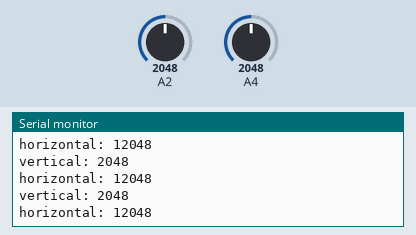
Bench run of a program on a simulated Arduino Nano ESP32. Shown: the last lines printed to the serial monitor. The test bench sets the inputs (shaded band); at power-on: A2 = 2048, A4 = 2048.

Above: at 1.2 s.
1.3 s: A2 set to 2866
At 1.81 s:
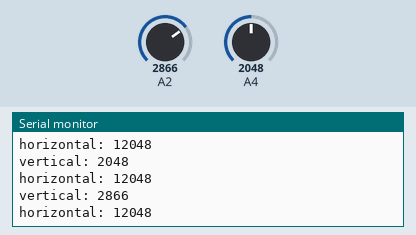
2.8 s: A4 set to 2866
At 3.31 s:
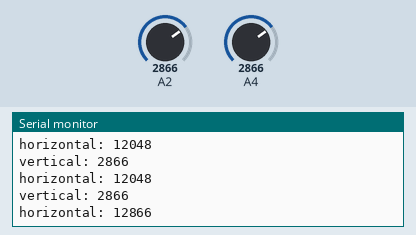
4.3 s: A2 set to 3603
At 4.31 s:
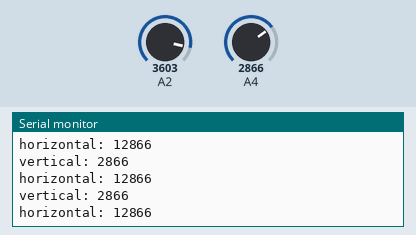
5.8 s: A4 set to 3603
At 5.81 s:
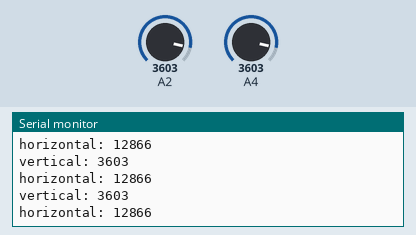
Timing chart, 0 to 8.3 s (numbered marks = the images above; inputs shaded):
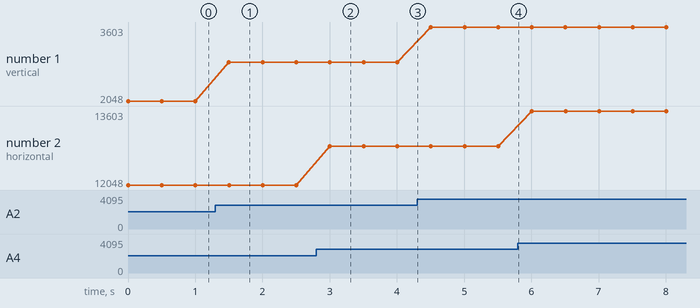

Measured:
- after the input at 1.3 s, the serial monitor: prints a new line after 0.20 s (image 1)
- after the input at 2.8 s, the serial monitor: prints a new line after 0.20 s (image 2)
- plotted number 1: 2048 → 2866 after the input at 1.3 s, 2866 → 3603 after the input at 4.3 s
- plotted number 2: 12048 → 12866 after the input at 2.8 s, 12866 → 13603 after the input at 5.8 s

The program:

main.cpp
```cpp
#include <Arduino.h>
#include "Sensors/Joystick.h"
#include <esp_now.h>
#include <WiFi.h>
#include "semphr.h"
// Joystick code

SemaphoreHandle_t myHandle;

void horizontalReadSend(void *parameters);
void verticalReadSend(void *parameters);

int reading = 0;
int taskDelay = 10;

esp_now_peer_info_t peerInfo;
uint8_t broadcastAddress[] = {0xEC, 0xDA, 0x3B, 0x60, 0xCD, 0xB4};

void OnDataSent(const uint8_t *mac_addr, esp_now_send_status_t status);
// REPLACE WITH YOUR RECEIVER MAC Address

Joystick verticalJoystick(A2);
Joystick horizontalJoystick(A4);

void setup()
{
  // Init Serial Monitor
  Serial.begin(9600);
  verticalJoystick.initiateJoystick();
  horizontalJoystick.initiateJoystick();
  // Create semaphore

  myHandle = xSemaphoreCreateMutex();
  if (myHandle == NULL)
  {
    Serial.println("Error creating semaphore");
    return;
  }
  // Set device as a Wi-Fi Station
  WiFi.mode(WIFI_STA);
  // Init ESP-NOW
  if (esp_now_init() != ESP_OK)
  {
    Serial.println("Error initializing ESP-NOW");
    return;
  }
  // Once ESPNow is successfully Init, we will register for Send CB to
  // get the status of Transmitted packet
  esp_now_register_send_cb(OnDataSent);
  // Register peer
  memcpy(peerInfo.peer_addr, broadcastAddress, 6);
  peerInfo.channel = 0;
  peerInfo.encrypt = false;
  // Add peer
  if (esp_now_add_peer(&peerInfo) != ESP_OK)
  {
    Serial.println("Failed to add peer");
    return;
  }

  // Create tasks

  if (xTaskCreate(
          verticalReadSend,
          "verticalReadSend",
          4096,
          NULL,
          1,
          NULL) != pdPASS)
  {
    Serial.println("Error creating task");
    return;
  }

  if (xTaskCreate(
          horizontalReadSend,
          "horizontalReadSend",
          4096,
          NULL,
          1,
          NULL) != pdPASS)
  {
    Serial.println("Error creating task");
    return;
  }
}

void loop()
{
  // Main loop does nothing, tasks handle everything

  /*
  verticalJoystick.doReading();
  horizontalJoystick.doReading();
  tmp = verticalJoystick.getValue();
  Serial.printf("verticalJoystick = %d \n", tmp);
  tmp = horizontalJoystick.getValue();
  Serial.printf("horizontalJoystick = %d \n", tmp);
  Serial.println("-----------------------------------");
  delay(1000);
  */
}

void OnDataSent(const uint8_t *mac_addr, esp_now_send_status_t status)
{
  // Serial.print("\r\nLast Packet Send Status:\t");
  // Serial.println(status == ESP_NOW_SEND_SUCCESS ? "Delivery Success" : "Delivery Fail");
}

void verticalReadSend(void *parameter)
{
  for (;;)
  {
    if (xSemaphoreTake(myHandle, portMAX_DELAY) == pdTRUE)
    {
      // Read vertical joystick value
      verticalJoystick.doReading();
      reading = verticalJoystick.getValue();
      // Send reading

      // TODO: add differentiation between what this and the next task sends
      esp_err_t result = esp_now_send(broadcastAddress, (uint8_t *)&reading, sizeof(reading));
      if (result == ESP_OK)
      {
        // Serial.println("Sent with success");
      }
      else
      {
        // Serial.println("Error sending the data");
      }
      Serial.print("vertical: ");
      Serial.println(reading);
      xSemaphoreGive(myHandle);
    }
    vTaskDelay(500);
  }
}

void horizontalReadSend(void *parameter)
{
  for (;;)
  {
    if (xSemaphoreTake(myHandle, portMAX_DELAY) == pdTRUE)
    {
      // Read vertical joystick value
      horizontalJoystick.doReading();
      reading = horizontalJoystick.getValue();

      reading += 10000;

      // Send reading
      esp_err_t result = esp_now_send(broadcastAddress, (uint8_t *)&reading, sizeof(reading));
      if (result == ESP_OK)
      {
        // Serial.println("Sent with success");
      }
      else
      {
        // Serial.println("Error sending the data");
      }
      Serial.print("horizontal: ");
      Serial.println(reading);
      xSemaphoreGive(myHandle);
    }
    vTaskDelay(500);
  }
}
```

Joystick.h
```cpp
#pragma once
//------Joystick---------

// enumeration to decide wich type the joystick object is

class Joystick
{
private:
    int joystickPIN{};
    int value{};

    int center{};

public:
    Joystick(int pinIN);

    ~Joystick();

    void initiateJoystick();

    void doReading();

    int getValue();
};

Joystick::Joystick(int pinIN)
{
    joystickPIN = pinIN;
}

Joystick::~Joystick()
{
}

void Joystick::initiateJoystick()
{
    pinMode(joystickPIN, INPUT);
    center = analogRead(joystickPIN); // TODO: kalibrera om genom att trycka på knappen?
}

void Joystick::doReading()
{
    int read = analogRead(joystickPIN);

    if (read <= center)
    {
        value = map(read, 0, center, 0, 2048);
    }
    else
    {
        value = map(read, center, 4095, 2049, 4095);
    }
}

int Joystick::getValue()
{
    return value;
}
```
